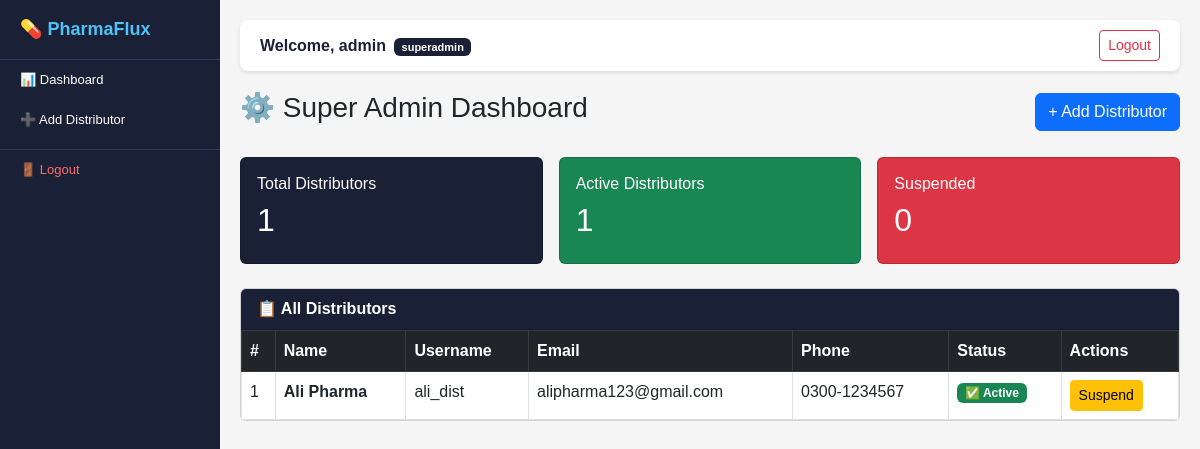
The page /superadmin/ (signed in) on the database as committed earlier.
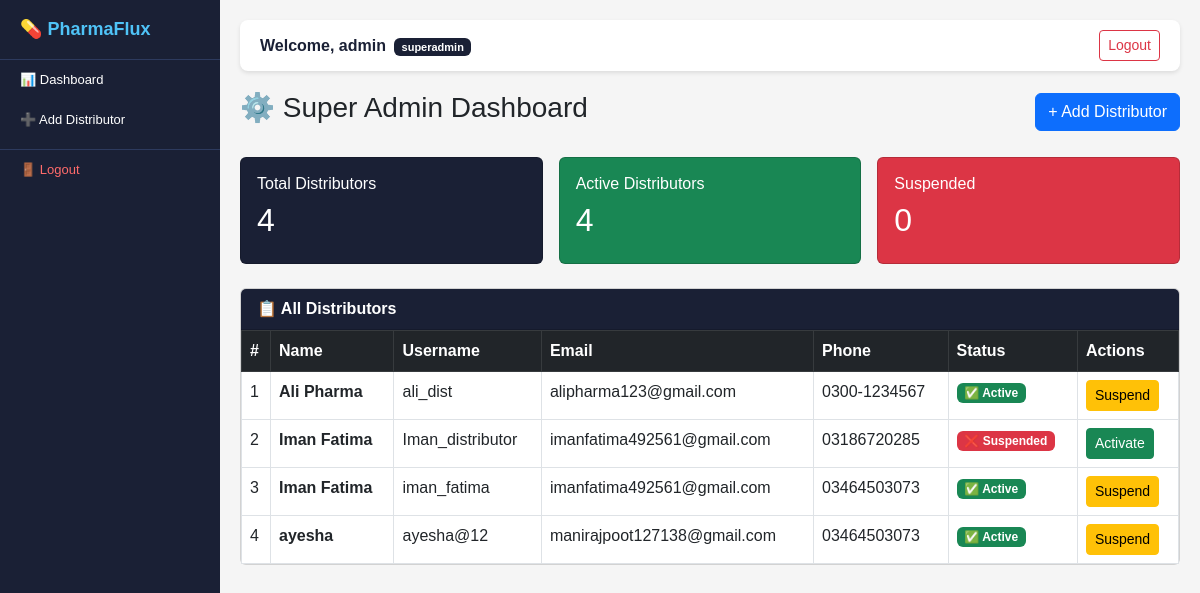
The same page on the database as committed later.
### users/models.py (models this page shows, shortened)
class User(AbstractUser):
    ROLES = [
        ('superadmin', 'Super Admin'),
        ('distributor', 'Distributor'),
        ('employee', 'Employee'),
    ]
    role = models.CharField(
        max_length=20,
        choices=ROLES,
        default='distributor'
    )

class Distributor(models.Model):
    user = models.OneToOneField(
        User,
        on_delete=models.CASCADE,
        related_name='distributor'
    )
    name = models.CharField(max_length=200)
    phone = models.CharField(max_length=20)
    address = models.TextField(blank=True)
    status = models.CharField(
        max_length=20,
        default='active'
    )

### users/views.py (the view)
# urls.py: path('superadmin/', views.superadmin_dashboard, name='superadmin_dashboard'),
@login_required
def superadmin_dashboard(request):
    if request.user.role != 'superadmin':
        return redirect('dashboard')
    from .models import Distributor
    distributors = Distributor.objects.all()
    return render(
        request,
        'users/superadmin_dashboard.html',
        {'distributors': distributors}
    )

### templates/users/superadmin_dashboard.html (shortened to what this page needs)
{% extends 'base.html' %}
{% block content %}
<div class="d-flex justify-content-between
            align-items-center mb-4">
    <h3>⚙️ Super Admin Dashboard</h3>
    <a href="/superadmin/add-distributor/"
       class="btn btn-primary">
       + Add Distributor
    </a>
</div>
<div class="row g-3 mb-4">
    <div class="col-md-4">
        <div class="card text-white"
             style="background:#1a2035;">
            <div class="card-body">
                <h6>Total Distributors</h6>
                <h2>{{ distributors.count }}</h2>
            </div>
        </div>
    </div>
    <div class="col-md-4">
        <div class="card text-white bg-success">
            <div class="card-body">
                <h6>Active Distributors</h6>
                <h2>
                    {{ distributors|length }}
                </h2>
            </div>
        </div>
    </div>
    <div class="col-md-4">
        <div class="card text-white bg-danger">
            <div class="card-body">
                <h6>Suspended</h6>
                <h2>0</h2>
            </div>
        </div>
    </div>
</div>
<div class="card">
    <div class="card-header text-white"
         style="background:#1a2035;">
        <strong>📋 All Distributors</strong>
    </div>
    <div class="card-body p-0">
        <table class="table table-bordered
                      table-hover mb-0">
            <thead class="table-dark">
                <tr>
                    <th>#</th>
                    <th>Name</th>
                    <th>Username</th>
                    <th>Email</th>
                    <th>Phone</th>
                    <th>Status</th>
                    <th>Actions</th>
                </tr>
            </thead>
            <tbody>
                {% for dist in distributors %}
                <tr>
                    <td>{{ forloop.counter }}</td>
                    <td>
                        <strong>{{ dist.name }}</strong>
                    </td>
                    <td>{{ dist.user.username }}</td>
                    <td>{{ dist.user.email }}</td>
                    <td>{{ dist.phone }}</td>
                    <td>
                        {% if dist.status == 'active' %}
                        <span class="badge bg-success">
                            ✅ Active
                        </span>
                        {% else %}
                        <span class="badge bg-danger">
                            ❌ Suspended
                        </span>
                        {% endif %}
                    </td>
                    <td>
                        {% if dist.status == 'active' %}
                        <a href="/superadmin/suspend/{{ dist.id }}/"
                           class="btn btn-sm btn-warning"
                           onclick="return confirm(
                           'Suspend {{ dist.name }}?')">
                           Suspend
                        </a>
                        {% else %}
                        <a href="/superadmin/activate/{{ dist.id }}/"
                           class="btn btn-sm btn-success"
                           onclick="return confirm(
                           'Activate {{ dist.name }}?')">
                           Activate
                        </a>
                        {% endif %}
                    </td>
                </tr>
                {% endfor %}
            </tbody>
        </table>
    </div>
</div>
{% endblock %}

### templates/base.html (shortened to what this page needs)
<!DOCTYPE html>
<html lang="en">
<head>
    <link href="https://cdn.jsdelivr.net/npm/bootstrap@5.3.0/dist/css/bootstrap.min.css" rel="stylesheet">
</head>
<body>
<div id="sidebar">
    <span class="brand">💊 PharmaFlux</span>
    {% if request.user.role == 'superadmin' %}
    <a href="/superadmin/" class="nav-link-item">📊 Dashboard</a>
    <a href="/superadmin/add-distributor/" class="nav-link-item">➕ Add Distributor</a>
    {% endif %}
    <a href="/logout/" class="nav-logout">🚪 Logout</a>
</div>
<div id="main-content">
    <div class="topbar">
        <span style="font-weight:bold; color:#1a2035;">
            Welcome, {{ request.user.username }}
            <span class="badge ms-1" style="background:#1a2035; font-size:11px;">
                {{ request.user.role }}
            </span>
        </span>
        <a href="/logout/" class="btn btn-sm btn-outline-danger">Logout</a>
    </div>
    {% block content %}
    {% endblock %}
</div>
</body>
</html>

### templates/base.html (style rules this page uses)
* { margin: 0; padding: 0; box-sizing: border-box; }
body { font-family: Arial, sans-serif; background-color: #f5f5f5; }
#sidebar { width: 220px; height: 100vh; background-color: #1a2035; position: fixed; top: 0; left: 0; overflow-y: auto; overflow-x: hidden; z-index: 999; transition: transform 0.3s ease; }
.brand { color: #4fc3f7; font-size: 18px; font-weight: bold; padding: 16px 20px; background: #1a2035; display: block; border-bottom: 1px solid #2d3a5e; }
.nav-link-item { color: #ffffff; padding: 10px 20px; display: block; text-decoration: none; font-size: 13px; }
.nav-logout { color: #ff6b6b; padding: 10px 20px; display: block; text-decoration: none; font-size: 13px; border-top: 1px solid #2d3a5e; margin-top: 10px; }
#main-content { margin-left: 220px; padding: 20px; }
.topbar { background: #ffffff; padding: 10px 20px; margin-bottom: 20px; border-radius: 8px; box-shadow: 0 2px 4px rgba(0,0,0,0.1); display: flex; justify-content: space-between; align-items: center; }

Rows that differ between the two databases and show on the page:
added Distributor: name "Iman Fatima", user.username "Iman_distributor", user.email "imanfatima492561@gmail.com", phone "03186720285", status "❌ Suspended"
added Distributor: name "Iman Fatima", user.username "iman_fatima", user.email "imanfatima492561@gmail.com", phone "03464503073", status "✅ Active"
added Distributor: name "ayesha", user.username "ayesha@12", user.email "manirajpoot127138@gmail.com", phone "03464503073", status "✅ Active"
Other text that changed with them:
{{ distributors.count }}: "1" → "4"
{{ distributors|length }}: "1" → "4"
